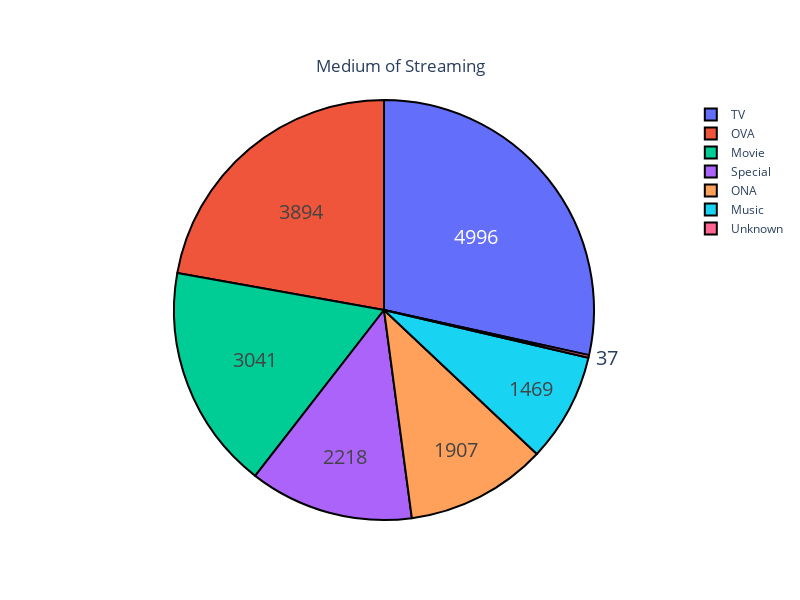

The code cell stored with this chart in its notebook:
### Code cell
# Distribution of animes based on the Medium of Streaming
labels = eda['Type'].value_counts().index
values = eda['Type'].value_counts().values
fig = go.Figure(data = [go.Pie(labels = labels, values = values)], layout = go.Layout(height = 600, width = 800))
fig.update_traces(hoverinfo ='label+percent', textinfo = 'value', textfont_size = 20, marker = dict(line = dict(color = '#000000', width = 2)))
fig.update_layout(title = {'text': "Medium of Streaming", 'y':0.9, 'x':0.5, 'xanchor': 'center', 'yanchor': 'top'})
fig.show()

### Figure 1 — Plotly figure (JSON) as saved in the notebook; plotly's stock layout.template omitted (floating-point values rounded to 4 significant figures)
{"data": [{"hoverinfo": "label+percent", "labels": ["TV", "OVA", "Movie", "Special", "ONA", "Music", "Unknown"], "marker": {"line": {"color": "#000000", "width": 2}}, "textfont": {"size": 20}, "textinfo": "value", "type": "pie", "values": [4996, 3894, 3041, 2218, 1907, 1469, 37]}], "layout": {"height": 600, "title": {"text": "Medium of Streaming", "x": 0.5, "xanchor": "center", "y": 0.9, "yanchor": "top"}, "width": 800}}
